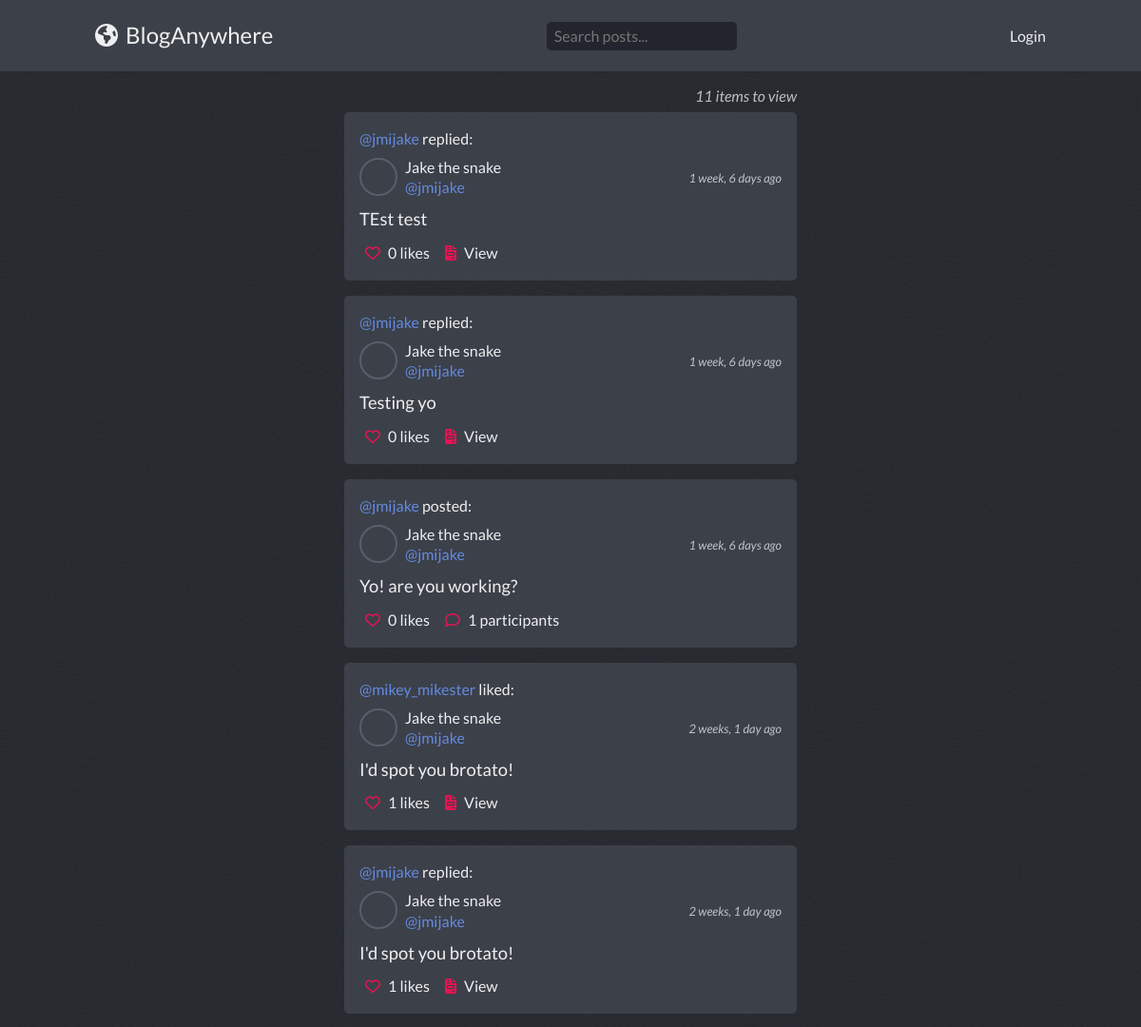
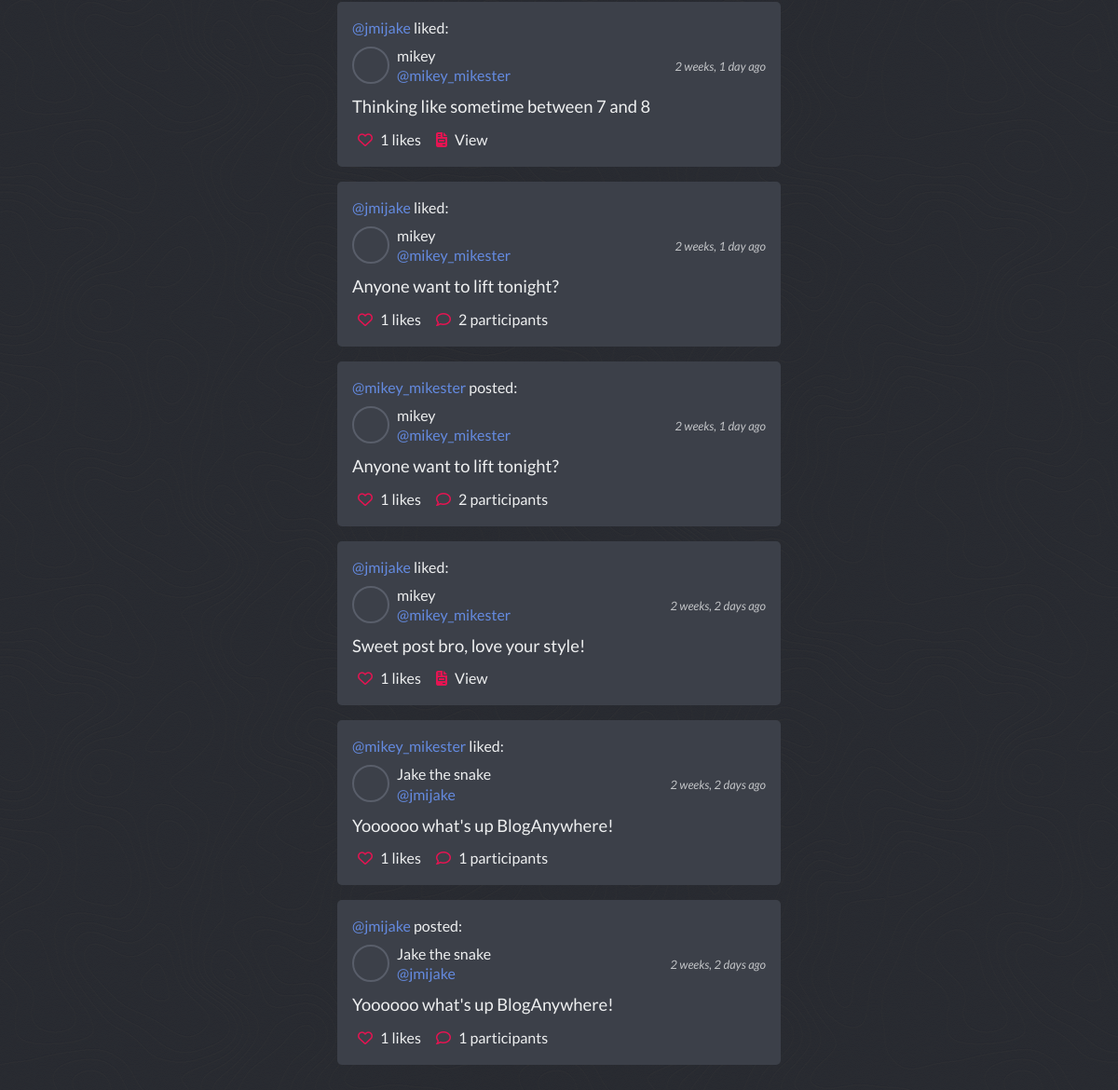
The page /activity/ on the database its author committed (2 pictures, top to bottom).
### base/models.py (models this page shows, shortened)
class Comment(models.Model):
    author = models.ForeignKey(User, on_delete=models.CASCADE, null=True)
    post = models.ForeignKey(Post, on_delete=models.CASCADE, null=True)
    content = models.TextField(max_length=100)
    created = models.DateTimeField(auto_now_add=True)
    updated = models.DateTimeField(auto_now=True)
    class Meta:
        ordering = ['-updated', '-created']

class User(AbstractUser):
    name = models.CharField(null=False, blank=False, max_length=16)
    bio = models.TextField(max_length=150, null=True, blank=True)
    email = models.EmailField(unique=True, null=True)
    username = models.CharField(unique=True, null=True, blank=False, max_length=16)
    created = models.DateTimeField(auto_now_add=True)
    updated = models.DateTimeField(auto_now=True)
    avatar = models.ImageField(null=True, default="images/avatar.svg", upload_to='images/')
    USERNAME_FIELD = 'email'
    REQUIRED_FIELDS = ['username']

class Post(models.Model):
    content = models.TextField(max_length=150)
    edited = models.BooleanField(default=False)
    author = models.ForeignKey(User, on_delete=models.CASCADE, null=True)
    created = models.DateTimeField(auto_now_add=True)
    updated = models.DateTimeField(auto_now=True)
    participants = models.ManyToManyField(User, related_name='participants', blank=True)
    class Meta:
        ordering = ['-updated', '-created']

class CommentLike(models.Model):
    user = models.ForeignKey(User, on_delete=models.CASCADE, null=True)
    comment = models.ForeignKey(Comment, on_delete=models.CASCADE, null=True)
    created = models.DateTimeField(auto_now_add=True)

class PostLike(models.Model):
    user = models.ForeignKey(User, on_delete=models.CASCADE, null=True)
    post = models.ForeignKey(Post, on_delete=models.CASCADE, null=True)
    created = models.DateTimeField(auto_now_add=True)

### base/views.py (the view)
# urls.py: path('activity/', views.activityFeed, name='activity'),
def activityFeed(request):
    recent_activity = []
    recent_posts = Post.objects.all()[:3]
    for post in recent_posts:
        likes = PostLike.objects.filter(post=post)
        post.likes = likes
        post.type = "post"
        post.shorten = len(post.content) > 20
        strippedContent = post.content[0:20].strip()
        post.shortened = strippedContent + '...'
        post.liked = False
        for like in post.likes:
            if request.user.id == like.user.id:
                post.liked = True
        comments = Comment.objects.filter(post=post)
        post.comments = comments
        post.commented = False
        for comment in post.comments:
            if request.user.id ==  comment.author.id:
                post.commented = True
        recent_activity.append(post)
    recent_post_likes = PostLike.objects.all()[:3]
    for plike in recent_post_likes:
        likes = PostLike.objects.filter(post = plike.post)
        plike.post.likes = likes
        plike.type = "post_like"
        plike.post.shorten = len(plike.post.content) > 20
        strippedContent = plike.post.content[0:20].strip()
        plike.post.shortened = strippedContent + '...'
        plike.post.liked = False
        for like in plike.post.likes:
            if request.user.id == like.user.id:
                plike.post.liked = True
        comments = Comment.objects.filter(post=plike.post)
        plike.post.comments = comments
        plike.post.commented = False
        for comment in plike.post.comments:
            if request.user.id ==  comment.author.id:
                plike.post.commented = True
        recent_activity.append(plike)
    recent_comments = Comment.objects.all()[:3]
    for comment in recent_comments:
        likes = CommentLike.objects.filter(comment = comment)
        comment.likes = likes
        comment.type = 'comment'
        comment.shorten = len(comment.content) > 25
        strippedContent = comment.content[0:25].strip()
        comment.shortened = strippedContent + '...'
        comment.liked = False
        for like in comment.likes:
            if request.user.id == like.user.id:
                comment.liked = True
        recent_activity.append(comment)
    recent_comment_likes = CommentLike.objects.all()[:3]
    for clike in recent_comment_likes:
        likes = CommentLike.objects.filter(comment = clike.comment)
        clike.comment.likes = likes
        clike.type = 'comment_like'
        clike.comment.shorten = len(clike.comment.content) > 20
        strippedContent = clike.comment.content[0:20].strip()
        clike.comment.shortened = strippedContent + '...'
        clike.comment.liked = False
        for like in clike.comment.likes:
            if request.user.id == like.user.id:
                clike.comment.liked = True
        recent_activity.append(clike)
    recent_activity = sorted(recent_activity, key=lambda x: x.created, reverse=True)
    recent_activity = recent_activity
    activity_length = len(recent_activity)
    context = { 'recent_activity': recent_activity, "activity_length": activity_length }
    return render(request, 'base/activity-component.html', context)

### base/templates/base/activity-component.html (shortened to what this page needs)
{% extends 'main.html' %}
{% block content %}
<section class="container activity-feed">
    <div class="feed">
        <h1 class="post-count">
            {{ activity_length }} items to view
        </h1>
        {% for activity in recent_activity %}
            <div class="post-card">
                {% if activity.type == 'post' %}
                    <div class='activity-description'>
                        <a class='username' href="{% url 'profile' activity.author.id %}">@{{ activity.author.username }}</a>
                        <span>posted:</span>
                    </div>
                    <div class="post-card-head">
                        <div class="user-details-container">
                            <figure class="avatar">
                            </figure>
                            <div class="user-details">
                                <h1>{{ activity.author.name }}</h1>
                                <a href="{% url 'profile' activity.author.id %}">@{{ activity.author.username }}</a>
                            </div>
                        </div>
                        <span>{{ activity.created|timesince }} ago</span>
                    </div>
                    <div class="post-card-body">
                        <p>{{ activity.content }}</p>
                    </div>
                    <div class="post-card-footer">
                        <button class="likes">
                            {% if activity.liked %}
                            <i class="fas fa-heart"></i>
                            {% else %}
                            <i class="far fa-heart"></i>
                            {% endif %}
                            <span>{{ activity.likes.count }} likes</span>
                        </button>
                        <a class="participants" href="{% url 'post' activity.id %}">
                            {% if activity.commented %}
                            <i class="fas fa-comment"></i>
                            {% else %}
                            <i class="far fa-comment"></i>
                            {% endif %}
                            <span>{{ activity.participants.count }} participants</span>
                        </a>
                    </div>
                {% endif %}
                {% if activity.type == 'comment' %}
                <div class='activity-description'>
                    <a class='username' href="{% url 'profile' activity.author.id %}">@{{ activity.author.username }}</a>
                    <span>replied:</span>
                </div>
                <div class="post-card-head">
                    <div class="user-details-container">
                        <figure class="avatar">
                        </figure>
                        <div class="user-details">
                            <h1>{{ activity.author.name }}</h1>
                            <a href="{% url 'profile' activity.author.id %}">@{{ activity.author.username }}</a>
                        </div>
                    </div>
                    <span>{{ activity.created|timesince }} ago</span>
                </div>
                <div class="post-card-body">
                    <p>{{ activity.content }}</p>
                </div>
                <div class="post-card-footer">
                    <button class="likes">
                        {% if activity.liked %}
                        <i class="fas fa-heart"></i>
                        {% else %}
                        <i class="far fa-heart"></i>
                        {% endif %}
                        <span>{{ activity.likes.count }} likes</span>
                    </button>
                    <a class="participants" href="{% url 'post' activity.id %}">
                        <i class="fas fa-file-invoice"></i>
                        <span>View</span>
                    </a>
                </div>
                {% endif %}
                {% if activity.type == 'post_like' %}
                <div class='activity-description'>
                    <a class='username' href="{% url 'profile' activity.user.id %}">@{{ activity.user.username }}</a>
                    <span>liked:</span>
                </div>
                <div class="post-card-head">
                    <div class="user-details-container">
                        <figure class="avatar">
                        </figure>
                        <div class="user-details">
                            <h1>{{ activity.post.author.name }}</h1>
                            <a href="{% url 'profile' activity.post.author.id %}">@{{ activity.post.author.username }}</a>
                        </div>
                    </div>
                    <span>{{ activity.created|timesince }} ago</span>
                </div>
                <div class="post-card-body">
                    <p>{{ activity.post.content }}</p>
                </div>
                <div class="post-card-footer">
                    <button class="likes">
                        {% if activity.post.liked %}
                        <i class="fas fa-heart"></i>
                        {% else %}
                        <i class="far fa-heart"></i>
                        {% endif %}
                        <span>{{ activity.post.likes.count }} likes</span>
                    </button>
                    <a class="participants" href="{% url 'post' activity.post.id %}">
                        {% if activity.post.commented %}
                        <i class="fas fa-comment"></i>
                        {% else %}
                        <i class="far fa-comment"></i>
                        {% endif %}
                        <span>{{ activity.post.participants.count }} participants</span>
                    </a>
                </div>
                {% endif %}
                {% if activity.type == 'comment_like' %}
                <div class='activity-description'>
                    <a class='username' href="{% url 'profile' activity.user.id %}">@{{ activity.user.username }}</a>
                    <span>liked:</span>
                </div>
                <div class="post-card-head">
                    <div class="user-details-container">
                        <figure class="avatar">
                        </figure>
                        <div class="user-details">
                            <h1>{{ activity.comment.author.name }}</h1>
                            <a href="{% url 'profile' activity.comment.author.id %}">@{{ activity.comment.author.username }}</a>
                        </div>
                    </div>
                    <span>{{ activity.created|timesince }} ago</span>
                </div>
                <div class="post-card-body">
                    <p>{{ activity.comment.content }}</p>
                </div>
                <div class="post-card-footer">
                    <button class="likes">
                        {% if activity.comment.liked %}
                        <i class="fas fa-heart"></i>
                        {% else %}
                        <i class="far fa-heart"></i>
                        {% endif %}
                        <span>{{ activity.comment.likes.count }} likes</span>
                    </button>
                    <a class="participants" href="{% url 'post' activity.comment.post.id %}">
                        <i class="fas fa-file-invoice"></i>
                        <span>View</span>
                    </a>
                </div>
                {% endif %}
            </div>
        {% endfor %}
    </div>
</section>
{% endblock content %}

### static/styles/main.css (style rules this page uses)
:root { --main-dark: #22252D; --secondary-dark: #3C4049; --tertiary-dark: #595E6A; --tertiary-dark-hover: #50545f; --white: #EEEFF0; --white-hover: #d4d7d9; --blue: #648AE0; --blue-hover: #4975da; --red: #E51452; --red-hover: #ce1249; --card-border-radius: 5px; }
body { font-family: 'Lato', sans-serif !important; margin: 0rem !important; background: var(--main-dark); position: relative; max-width: 100vw; overflow-x: hidden; }
section { position: relative; z-index: 2; }
.feed, .login_register, .profile-view, .single-post, .create-form, .activity-feed { max-width: 1000px !important; }

### static/styles/navbar.css (style rules this page uses)
.user-details { display: flex; flex-direction: column; }
.user-details h1 { margin: 0rem; font-size: 1rem; }
.user-details a { color: var(--blue); transition: .3s; cursor: pointer; display: inline-block; text-decoration: none; }

### static/styles/feed.css (style rules this page uses)
.post-count { font-size: 1rem; opacity: .75; font-style: italic; text-align: right; }
.feed .post-card { background: var(--secondary-dark); margin-bottom: 1rem; padding: 1rem; border-radius: var(--card-border-radius); }
.post-card-head { display: flex; align-items: center; justify-content: space-between; }
.post-card-head .user-details-container { display: flex; }
.post-card-head .avatar { margin: 0rem !important; width: 40px; height: 40px; border-radius: 50%; overflow: hidden; border: 2px solid var(--tertiary-dark); border-radius: 50%; }
.post-card-head .user-details { margin-left: 8px; }
.post-card-head .user-details a { color: var(--blue); transition: .3s; cursor: pointer; display: inline-block; text-decoration: none; }
.post-card-head span { opacity: .75; font-style: italic; font-size: .8rem; }
.post-card-body { font-size: 1.15rem; margin-bottom: 0.5rem; margin-top: 0.5rem; }
.post-card-footer { display: flex; align-items: center; }
.post-card-footer .likes { margin-right: 10px; background: transparent; color: var(--white); border: none; outline: none; cursor: pointer; transition: .3s; }
.post-card-footer .likes i { color: var(--red); margin-right: 5px; transition: .3s; }
.post-card-footer .participants { margin-right: 10px; background: transparent; color: var(--white); border: none; outline: none; cursor: pointer; transition: .3s; text-decoration: none; }
.post-card-footer .participants i { color: var(--red); margin-right: 0px; transition: .3s; }

### static/styles/activity-feed.css (style rules this page uses)
.activity-feed { position: relative; padding-top: calc(75px + 1rem) !important; padding-bottom: 2rem !important; max-width: 500px !important; }
.activity-feed .post-count { color: var(--white); }
.activity-feed .post-card { color: var(--white); }
.activity-feed .activity-description { color: var(--white); margin-bottom: .5rem; }
.activity-feed .activity-description a { color: var(--blue); text-decoration: none; transition: .3s; }
.activity-feed .post-card-body p { margin: .5rem 0rem; }
.activity-feed .participants i { margin-right: 5px; }

### rows shown on the page
Comment: author.username "jmijake", author.name "Jake the snake", created "1 week, 6 days", content "TEst test", likes.count "0"
Comment: author.username "jmijake", author.name "Jake the snake", created "1 week, 6 days", content "Testing yo", likes.count "0"
Post: author.username "jmijake", author.name "Jake the snake", created "1 week, 6 days", content "Yo! are you working?", likes.count "0", participants.count "1"
CommentLike: user.username "mikey_mikester", comment.author.name "Jake the snake", comment.author.username "jmijake", created "2 weeks, 1 day", comment.content "I'd spot you brotato!", comment.likes.count "1"
Comment: author.username "jmijake", author.name "Jake the snake", created "2 weeks, 1 day", content "I'd spot you brotato!", likes.count "1"
CommentLike: user.username "jmijake", comment.author.name "mikey", comment.author.username "mikey_mikester", created "2 weeks, 1 day", comment.content "Thinking like sometime between 7 and 8", comment.likes.count "1"
PostLike: user.username "jmijake", post.author.name "mikey", post.author.username "mikey_mikester", created "2 weeks, 1 day", post.content "Anyone want to lift tonight?", post.likes.count "1", post.participants.count "2"
Post: author.username "mikey_mikester", author.name "mikey", created "2 weeks, 1 day", content "Anyone want to lift tonight?", likes.count "1", participants.count "2"
CommentLike: user.username "jmijake", comment.author.name "mikey", comment.author.username "mikey_mikester", created "2 weeks, 2 days", comment.content "Sweet post bro, love your style!", comment.likes.count "1"
PostLike: user.username "mikey_mikester", post.author.name "Jake the snake", post.author.username "jmijake", created "2 weeks, 2 days", post.content "Yoooooo what's up BlogAnywhere!", post.likes.count "1", post.participants.count "1"
Post: author.username "jmijake", author.name "Jake the snake", created "2 weeks, 2 days", content "Yoooooo what's up BlogAnywhere!", likes.count "1", participants.count "1"

### other values the page prints
{{ activity_length }} "11"
